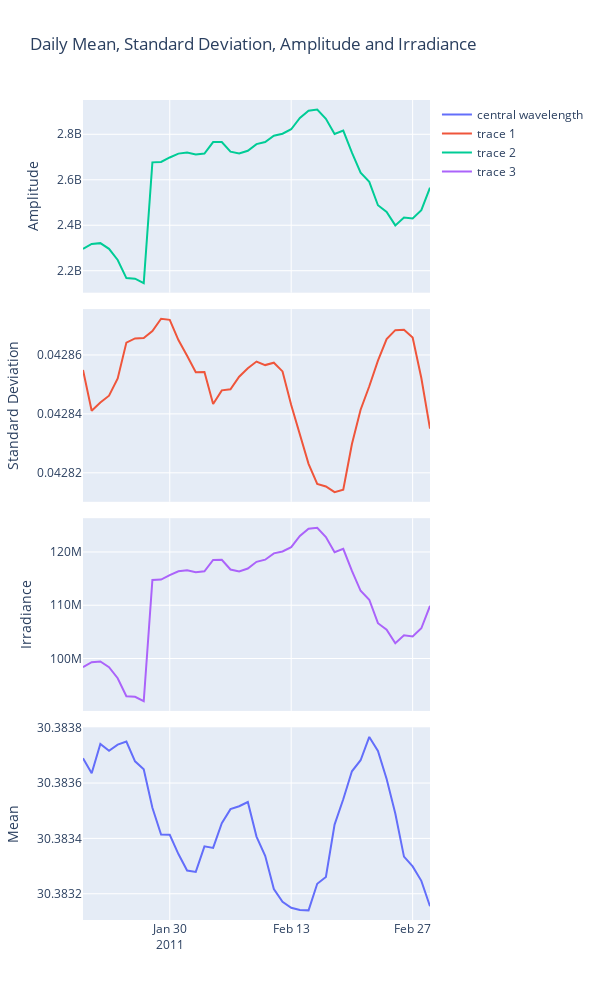

Notebook code cell kept with this figure:
### Code cell
fig = make_subplots(rows=4, cols=1, shared_xaxes=True, vertical_spacing=0.02)

# Add traces for mean
fig.add_trace(go.Scatter(x=simu_df.index, y=simu_df['mean'],name='central wavelength'), 
              row=4, col=1,)
fig.update_yaxes(title_text="Mean", row=4, col=1)

# Add traces for stddev
fig.add_trace(go.Scatter(x=simu_df.index, y=simu_df['stddev'])
              , row=2, col=1)
fig.update_yaxes(title_text="Standard Deviation", row=2, col=1)

# Add traces for amplitude
fig.add_trace(go.Scatter(x=simu_df.index, y=simu_df['amplitude'])
              , row=1, col=1)
fig.update_yaxes(title_text="Amplitude", row=1, col=1)

# Add traces for irradiance
fig.add_trace(go.Scatter(x=simu_df.index, y=simu_df['stddev']*simu_df['amplitude'])
              , row=3, col=1)
fig.update_yaxes(title_text="Irradiance", row=3, col=1)



# Update the figure layout
fig.update_layout(width=600,height=1000,
                  title_text="Daily Mean, Standard Deviation, Amplitude and Irradiance")

# Show the figure
fig.show()
